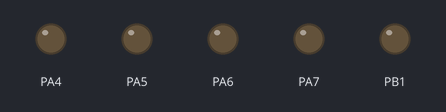
The program below on a simulated ATmega32, built with avr-gcc and emulated at 16 MHz. Shown: output pins drawn as LEDs (lit = HIGH).

Above: at 0.5 s.
At 2.5 s:
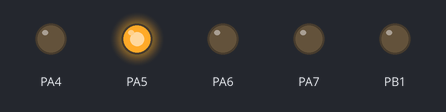
At 3.6 s:
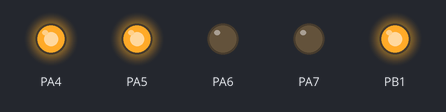
At 5.6 s:
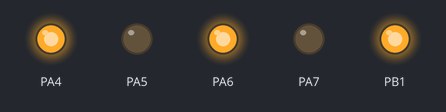
At 8.7 s:
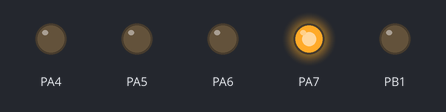
At 11.8 s:
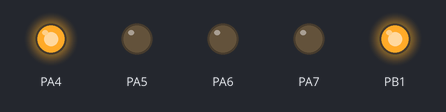
Timing chart, 0 to 13.4 s (numbered marks = the images above):
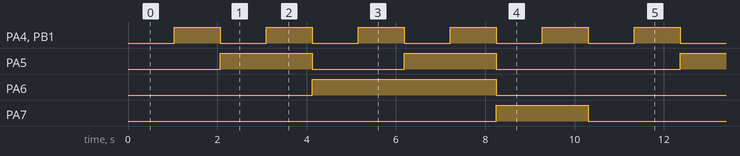

Measured:
- by itself, PA4, PB1: alternates HIGH for 1.0 s and LOW for 1.0 s
- by itself, PA5: repeats every 10.3 s: LOW 2.1 s, HIGH 2.1 s, LOW 4.1 s, HIGH 2.1 s
- by itself, PA6: alternates HIGH for 4.1 s and LOW for 6.2 s
- by itself, PA7: alternates HIGH for 2.1 s and LOW for 8.2 s

The program:

GPIO.c
```c
/*
 * GPIO.c
 *
 * Created: 9/9/2023
 *  Author: Hosna_Sayed
 */
#include <avr/io.h>
#include "GPIO.h"
#include "Std_macros.h"
void DIO_vsetPINDir(unsigned char portname,unsigned char pinnumber,unsigned char direction)
{
	switch(portname)
	{
		case 'A':
		if(direction==1)
		{
			SET_BIT(DDRA,pinnumber);//Set the direction of the given pin in port A as output
		}
		else
		{
			CLR_BIT(DDRA,pinnumber);//Set the direction of the given pin in port A as input
		}
		break;
		case 'B':
		if(direction==1)
		{
			SET_BIT(DDRB,pinnumber);//Set the direction of the given pin in port B as output
		}
		else
		{
			CLR_BIT(DDRB,pinnumber);//Set the direction of the given pin in port B as input
		}
		break;
		case 'C':
		if(direction==1)
		{
			SET_BIT(DDRC,pinnumber);//Set the direction of the given pin in port C as output
		}
		else
		{
			CLR_BIT(DDRC,pinnumber);//Set the direction of the given pin in port C as input
		}
		break;
		case 'D':
		if(direction==1)
		{
			SET_BIT(DDRD,pinnumber);//Set the direction of the given pin in port D as output
		}
		else
		{
			CLR_BIT(DDRD,pinnumber);//Set the direction of the given pin in port D as input
		}
		break;
		default:
		break;
	}
}

void DIO_write(unsigned char portname,unsigned char pinnumber,unsigned char outputvalue)
{
	switch(portname)
	{
		case 'A' :

		if(outputvalue==1)
		{
			SET_BIT(PORTA,pinnumber);//Set the value of the given pin in port A as High
		}
		else
		{
			CLR_BIT(PORTA,pinnumber);//Set the value of the given pin in port A as Low
		}
		break ;
		case 'B':

		if(outputvalue==1)
		{
			SET_BIT(PORTB,pinnumber);//Set the value of the given pin in port B as High
		}
		else
		{
			CLR_BIT(PORTB,pinnumber);//Set the value of the given pin in port B as Low
		}
		break ;
		case 'C' :
		if(outputvalue==1)
		{
			SET_BIT(PORTC,pinnumber);//Set the value of the given pin in port C as High
		}
		else
		{
			CLR_BIT(PORTC,pinnumber);//Set the value of the given pin in port C as Low
		}
		break ;
		case 'D':

		if(outputvalue==1)
		{
			SET_BIT(PORTD,pinnumber);//Set the value of the given pin in port D as High
		}
		else
		{
			CLR_BIT(PORTD,pinnumber);//Set the value of the given pin in port D as Low
		}
		break ;
		default: break ;
	}
}

unsigned char DIO_u8read(unsigned char portname,unsigned char pinnumber)
{
	unsigned char return_value=0;
	switch(portname)
	{
		case 'A' :
		return_value=READ_BIT(PINA,pinnumber);//Read the value from the given pin in port A
		break;

		case 'B' :
		return_value=READ_BIT(PINB,pinnumber);//Read the value from the given pin in port B
		break;

		case 'C' :
		return_value=READ_BIT(PINC,pinnumber);//Read the value from the given pin in port C
		break;

		case 'D' :
		return_value=READ_BIT(PIND,pinnumber);//Read the value from the given pin in port D
		break;
		default:
		break;
}
return return_value ;
}
void DIO_toggle(unsigned char portname,unsigned char pinnumber)
{
	switch(portname)
	{
		case 'A':
		TOG_BIT(PORTA,pinnumber);//Toggle the value of the given pin in port A
		break;
		case 'B':
		TOG_BIT(PORTB,pinnumber);//Toggle the value of the given pin in port B
		break;
		case 'C':
		TOG_BIT(PORTC,pinnumber);//Toggle the value of the given pin in port C
		break;
		case 'D':
		TOG_BIT(PORTD,pinnumber);//Toggle the value of the given pin in port D
		break;
		default: break;
	}
}
void DIO_set_port_direction(unsigned char portname,unsigned char direction)
{
	switch(portname)
	{
		case 'A' :
		DDRA=direction; //set the direction of port A
		break ;
		case 'B':
		DDRB=direction; //set the direction of port B
		break ;
		case 'C' :
		DDRC=direction; //set the direction of port C
		break ;
		case 'D':
		DDRD=direction; //set the direction of port D
		break ;
		default:
		break ;
	}
}
void DIO_write_port(unsigned char portname,unsigned char portvalue)
{
	switch(portname)
	{
		case 'A' :
		PORTA=portvalue; //Write the given value to the port A
		break ;
		case 'B':
		PORTB=portvalue; //Write the given value to the port B
		break ;
		case 'C' :
		PORTC=portvalue; //Write the given value to the port C
		break ;
		case 'D':
		PORTD=portvalue; //Write the given value to the port D
		break ;
		default:
		break ;
	}
}
unsigned char DIO_read_port(unsigned char portname)
{
	unsigned char return_val=0;
	switch(portname)
	{
		case 'A' :
		return_val=PINA; // read the value of port A
		break ;
		case 'B':
		return_val=PINB; // read the value of port B
		break ;
		case 'C' :
		return_val=PINC; // read the value of port C
		break ;
		case 'D':
		return_val=PIND; // read the value of port D
		break ;
		default:
		break ;
	}
	return return_val;
}
```

CFile1.c
```c
/*
 * GPIO.c
 *
 * Created: 9/9/2023 4:01:18 PM
 * Author : DeLL
 */

#include <avr/io.h>
#define  F_CPU 16000000UL
#include <util/delay.h>
#include "GPIO.h"
#include "Std_macros.h"

int main(void)
{
    // DIO_set_port_direction('C',0xff);
	unsigned char arr[] = {0,1,2,3,4,5,6,7,8,9};
	unsigned char counter = 0 ;
	DDRA |= 0xf0;
	DDRB |= (1u << 1);
	for(counter = 0 ; counter < 10; counter++){
		arr[counter] <<= 4;
	}
	PORTB |= (1u << 2);
    while(1)
    {
		for(counter = 0; counter < 10; counter++){

			PORTA &= 0x0f;
			PORTA |= arr[counter];
			_delay_ms(1000);
			TOG_BIT(PORTB,2);
			_delay_ms(30);
			TOG_BIT(PORTB,1);
		}
	   //  DIO_write('C',2,1);
	//	DIO_write('C',7,1);
	  //  _delay_ms(1000);
	   // DIO_write('C',2,0);
	//	DIO_write('C',7,0);
	  //  _delay_ms(1000);
	}
}
```

Std_macros.h
```c
/*`
 * Std_macros.h
 *
 * Created: 9/9/2023 4:14:54 PM
 *  Author: DeLL
 */


#ifndef STD_MACROS_H_
#define STD_MACROS_H_
#define SET_BIT(reg,bin) reg|=(1u<<bin)
#define CLR_BIT(reg,bin) reg&=~(1u<<bin)
#define TOG_BIT(reg,bin) reg^=(1u<<bin)
#define READ_BIT(reg,bin) ((reg &(1u<<bin))>>bin)
#define IS_BIT_ZEOR(RED,bin) !((1u<<bin))>>bin)
#endif /* STD_MACROS_H_ */
```

GPIO.h
```c
/*
 * GPIO.h
 *
 * Created: 9/9/2023
 *  Author: Hosna_Sayed
 */


#ifndef GPIO_H_
#define GPIO_H_
/*
Function Name        : DIO_vsetPINDir
Function Returns     : void
Function Arguments   : unsigned char portname,unsigned char pinnumber,unsigned char direction
Function Description : Set the direction of the given pin in the given port (direction 0 = input : 1 = output)
*/
void DIO_vsetPINDir(unsigned char portname,unsigned char pinnumber,unsigned char direction);


/*
Function Name        : DIO_write
Function Returns     : void
Function Arguments   : unsigned char portname,unsigned char pinnumber,unsigned char outputvalue
Function Description : Set the value of the given pin in the given port (outputvalue 0 = low : 1 = high)
*/
void DIO_write(unsigned char portname,unsigned char pinnumber,unsigned char outputvalue);

/*
Function Name        : DIO_u8read
Function Returns     : unsigned char
Function Arguments   : unsigned char portname,unsigned char pinnumber
Function Description : Returns 1 if the value of the given pin is high and zero if the value is low
*/
unsigned char DIO_u8read(unsigned char portname,unsigned char pinnumber);

/*
Function Name        : DIO_toggle
Function Returns     : void
Function Arguments   : unsigned char portname,unsigned char pinnumber
Function Description : Reverse the value of the given pin in the given port.
*/
void DIO_toggle(unsigned char portname,unsigned char pinnumber);

/*
Function Name        : DIO_set_port_direction
Function Returns     : void
Function Arguments   : unsigned char portname,unsigned char direction
Function Description : set the direction of whole port .
*/

void DIO_set_port_direction(unsigned char portname,unsigned char direction);


/*
Function Name        : DIO_write_port
Function Returns     : void
Function Arguments   : unsigned char portname,unsigned char portvalue
Function Description : Write the value to all port pins.
*/

void DIO_write_port(unsigned char portname,unsigned char portvalue);


/*
Function Name        : DIO_read_port
Function Returns     : unsigned char
Function Arguments   : unsigned char portname
Function Description : read the value of the port .
*/
unsigned char DIO_read_port(unsigned char portname);


#endif /* GPIO_H_ */
```
